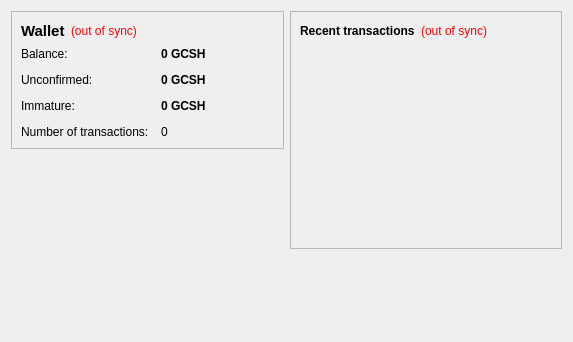
<?xml version="1.0" encoding="UTF-8"?>
<ui version="4.0">
 <class>OverviewPage</class>
 <widget class="QWidget" name="OverviewPage">
  <property name="geometry">
   <rect>
    <x>0</x>
    <y>0</y>
    <width>573</width>
    <height>342</height>
   </rect>
  </property>
  <property name="windowTitle">
   <string>Form</string>
  </property>
  <layout class="QHBoxLayout" name="horizontalLayout" stretch="1,1">
   <item>
    <layout class="QVBoxLayout" name="verticalLayout_2">
     <item>
      <widget class="QFrame" name="frame">
       <property name="frameShape">
        <enum>QFrame::StyledPanel</enum>
       </property>
       <property name="frameShadow">
        <enum>QFrame::Raised</enum>
       </property>
       <layout class="QVBoxLayout" name="verticalLayout_4">
        <item>
         <layout class="QHBoxLayout" name="horizontalLayout_4">
          <item>
           <widget class="QLabel" name="label_5">
            <property name="font">
             <font>
              <pointsize>11</pointsize>
              <weight>75</weight>
              <bold>true</bold>
             </font>
            </property>
            <property name="text">
             <string>Wallet</string>
            </property>
           </widget>
          </item>
          <item>
           <widget class="QLabel" name="labelWalletStatus">
            <property name="toolTip">
             <string>The displayed information may be out of date. Your wallet automatically synchronizes with the gamecash network after a connection is established, but this process has not completed yet.</string>
            </property>
            <property name="styleSheet">
             <string notr="true">QLabel { color: red; }</string>
            </property>
            <property name="text">
             <string notr="true">(out of sync)</string>
            </property>
            <property name="alignment">
             <set>Qt::AlignLeading|Qt::AlignLeft|Qt::AlignVCenter</set>
            </property>
           </widget>
          </item>
          <item>
           <spacer name="horizontalSpacer_2">
            <property name="orientation">
             <enum>Qt::Horizontal</enum>
            </property>
            <property name="sizeHint" stdset="0">
             <size>
              <width>40</width>
              <height>20</height>
             </size>
            </property>
           </spacer>
          </item>
         </layout>
        </item>
        <item>
         <layout class="QFormLayout" name="formLayout_2">
          <property name="fieldGrowthPolicy">
           <enum>QFormLayout::AllNonFixedFieldsGrow</enum>
          </property>
          <property name="horizontalSpacing">
           <number>12</number>
          </property>
          <property name="verticalSpacing">
           <number>12</number>
          </property>
          <item row="0" column="0">
           <widget class="QLabel" name="label">
            <property name="text">
             <string>Balance:</string>
            </property>
           </widget>
          </item>
          <item row="0" column="1">
           <widget class="QLabel" name="labelBalance">
            <property name="font">
             <font>
              <weight>75</weight>
              <bold>true</bold>
             </font>
            </property>
            <property name="cursor">
             <cursorShape>IBeamCursor</cursorShape>
            </property>
            <property name="toolTip">
             <string>Your current balance</string>
            </property>
            <property name="text">
             <string notr="true">0 GCSH</string>
            </property>
            <property name="textInteractionFlags">
             <set>Qt::LinksAccessibleByMouse|Qt::TextSelectableByKeyboard|Qt::TextSelectableByMouse</set>
            </property>
           </widget>
          </item>
          <item row="1" column="0">
           <widget class="QLabel" name="label_3">
            <property name="text">
             <string>Unconfirmed:</string>
            </property>
           </widget>
          </item>
          <item row="1" column="1">
           <widget class="QLabel" name="labelUnconfirmed">
            <property name="font">
             <font>
              <weight>75</weight>
              <bold>true</bold>
             </font>
            </property>
            <property name="cursor">
             <cursorShape>IBeamCursor</cursorShape>
            </property>
            <property name="toolTip">
             <string>Total of transactions that have yet to be confirmed, and do not yet count toward the current balance</string>
            </property>
            <property name="text">
             <string notr="true">0 GCSH</string>
            </property>
            <property name="textInteractionFlags">
             <set>Qt::LinksAccessibleByMouse|Qt::TextSelectableByKeyboard|Qt::TextSelectableByMouse</set>
            </property>
           </widget>
          </item>
          <item row="3" column="0">
           <widget class="QLabel" name="label_2">
            <property name="text">
             <string>Number of transactions:</string>
            </property>
           </widget>
          </item>
          <item row="3" column="1">
           <widget class="QLabel" name="labelNumTransactions">
            <property name="toolTip">
             <string>Total number of transactions in wallet</string>
            </property>
            <property name="text">
             <string notr="true">0</string>
            </property>
           </widget>
          </item>
          <item row="2" column="0">
           <widget class="QLabel" name="labelImmatureText">
            <property name="text">
             <string>Immature:</string>
            </property>
           </widget>
          </item>
          <item row="2" column="1">
           <widget class="QLabel" name="labelImmature">
            <property name="font">
             <font>
              <weight>75</weight>
              <bold>true</bold>
             </font>
            </property>
            <property name="toolTip">
             <string>Mined balance that has not yet matured</string>
            </property>
            <property name="text">
             <string notr="true">0 GCSH</string>
            </property>
            <property name="textInteractionFlags">
             <set>Qt::LinksAccessibleByMouse|Qt::TextSelectableByKeyboard|Qt::TextSelectableByMouse</set>
            </property>
           </widget>
          </item>
         </layout>
        </item>
       </layout>
      </widget>
     </item>
     <item>
      <spacer name="verticalSpacer">
       <property name="orientation">
        <enum>Qt::Vertical</enum>
       </property>
       <property name="sizeHint" stdset="0">
        <size>
         <width>20</width>
         <height>40</height>
        </size>
       </property>
      </spacer>
     </item>
    </layout>
   </item>
   <item>
    <layout class="QVBoxLayout" name="verticalLayout_3">
     <item>
      <widget class="QFrame" name="frame_2">
       <property name="frameShape">
        <enum>QFrame::StyledPanel</enum>
       </property>
       <property name="frameShadow">
        <enum>QFrame::Raised</enum>
       </property>
       <layout class="QVBoxLayout" name="verticalLayout">
        <item>
         <layout class="QHBoxLayout" name="horizontalLayout_2">
          <item>
           <widget class="QLabel" name="label_4">
            <property name="text">
             <string>&lt;b&gt;Recent transactions&lt;/b&gt;</string>
            </property>
           </widget>
          </item>
          <item>
           <widget class="QLabel" name="labelTransactionsStatus">
            <property name="toolTip">
             <string>The displayed information may be out of date. Your wallet automatically synchronizes with the gamecash network after a connection is established, but this process has not completed yet.</string>
            </property>
            <property name="styleSheet">
             <string notr="true">QLabel { color: red; }</string>
            </property>
            <property name="text">
             <string notr="true">(out of sync)</string>
            </property>
            <property name="alignment">
             <set>Qt::AlignRight|Qt::AlignTrailing|Qt::AlignVCenter</set>
            </property>
           </widget>
          </item>
          <item>
           <spacer name="horizontalSpacer">
            <property name="orientation">
             <enum>Qt::Horizontal</enum>
            </property>
            <property name="sizeHint" stdset="0">
             <size>
              <width>40</width>
              <height>20</height>
             </size>
            </property>
           </spacer>
          </item>
         </layout>
        </item>
        <item>
         <widget class="QListView" name="listTransactions">
          <property name="styleSheet">
           <string notr="true">QListView { background: transparent; }</string>
          </property>
          <property name="frameShape">
           <enum>QFrame::NoFrame</enum>
          </property>
          <property name="verticalScrollGCSHPolicy">
           <enum>Qt::ScrollGCSHAlwaysOff</enum>
          </property>
          <property name="horizontalScrollGCSHPolicy">
           <enum>Qt::ScrollGCSHAlwaysOff</enum>
          </property>
          <property name="selectionMode">
           <enum>QAbstractItemView::NoSelection</enum>
          </property>
         </widget>
        </item>
       </layout>
      </widget>
     </item>
     <item>
      <spacer name="verticalSpacer_2">
       <property name="orientation">
        <enum>Qt::Vertical</enum>
       </property>
       <property name="sizeHint" stdset="0">
        <size>
         <width>20</width>
         <height>40</height>
        </size>
       </property>
      </spacer>
     </item>
    </layout>
   </item>
  </layout>
 </widget>
 <resources/>
 <connections/>
</ui>
